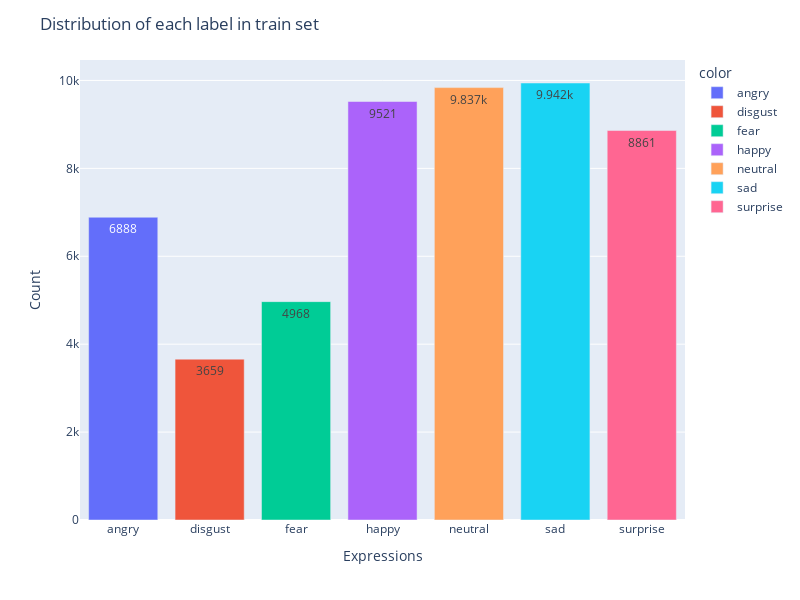

The code cell stored with this chart in its notebook:
### Code cell
labels = ["angry", "disgust", "fear", "happy", "neutral", "sad", "surprise"]
fig = px.bar(x=labels, y=class_count_in_train_set, color=labels)

fig.update_layout(
    title="Distribution of each label in train set",
    xaxis_title="Expressions",
    yaxis_title="Count",
    height=600,
    width=800,
)

fig.update_traces(texttemplate="%{y}", textposition="inside")

fig.show()

### Figure 1 — Plotly figure (JSON) as saved in the notebook; plotly's stock layout.template omitted (floating-point values rounded to 4 significant figures)
{"data": [{"alignmentgroup": "True", "hovertemplate": "color=angry<br>x=%{x}<br>y=%{y}<extra></extra>", "legendgroup": "angry", "marker": {"color": "#636efa", "pattern": {"shape": ""}}, "name": "angry", "offsetgroup": "angry", "orientation": "v", "showlegend": true, "textposition": "inside", "texttemplate": "%{y}", "type": "bar", "x": ["angry"], "xaxis": "x", "y": [6888], "yaxis": "y"}, {"alignmentgroup": "True", "hovertemplate": "color=disgust<br>x=%{x}<br>y=%{y}<extra></extra>", "legendgroup": "disgust", "marker": {"color": "#EF553B", "pattern": {"shape": ""}}, "name": "disgust", "offsetgroup": "disgust", "orientation": "v", "showlegend": true, "textposition": "inside", "texttemplate": "%{y}", "type": "bar", "x": ["disgust"], "xaxis": "x", "y": [3659], "yaxis": "y"}, {"alignmentgroup": "True", "hovertemplate": "color=fear<br>x=%{x}<br>y=%{y}<extra></extra>", "legendgroup": "fear", "marker": {"color": "#00cc96", "pattern": {"shape": ""}}, "name": "fear", "offsetgroup": "fear", "orientation": "v", "showlegend": true, "textposition": "inside", "texttemplate": "%{y}", "type": "bar", "x": ["fear"], "xaxis": "x", "y": [4968], "yaxis": "y"}, {"alignmentgroup": "True", "hovertemplate": "color=happy<br>x=%{x}<br>y=%{y}<extra></extra>", "legendgroup": "happy", "marker": {"color": "#ab63fa", "pattern": {"shape": ""}}, "name": "happy", "offsetgroup": "happy", "orientation": "v", "showlegend": true, "textposition": "inside", "texttemplate": "%{y}", "type": "bar", "x": ["happy"], "xaxis": "x", "y": [9521], "yaxis": "y"}, {"alignmentgroup": "True", "hovertemplate": "color=neutral<br>x=%{x}<br>y=%{y}<extra></extra>", "legendgroup": "neutral", "marker": {"color": "#FFA15A", "pattern": {"shape": ""}}, "name": "neutral", "offsetgroup": "neutral", "orientation": "v", "showlegend": true, "textposition": "inside", "texttemplate": "%{y}", "type": "bar", "x": ["neutral"], "xaxis": "x", "y": [9837], "yaxis": "y"}, {"alignmentgroup": "True", "hovertemplate": "color=sad<br>x=%{x}<br>y=%{y}<extra></extra>", "legendgroup": "sad", "marker": {"color": "#19d3f3", "pattern": {"shape": ""}}, "name": "sad", "offsetgroup": "sad", "orientation": "v", "showlegend": true, "textposition": "inside", "texttemplate": "%{y}", "type": "bar", "x": ["sad"], "xaxis": "x", "y": [9942], "yaxis": "y"}, {"alignmentgroup": "True", "hovertemplate": "color=surprise<br>x=%{x}<br>y=%{y}<extra></extra>", "legendgroup": "surprise", "marker": {"color": "#FF6692", "pattern": {"shape": ""}}, "name": "surprise", "offsetgroup": "surprise", "orientation": "v", "showlegend": true, "textposition": "inside", "texttemplate": "%{y}", "type": "bar", "x": ["surprise"], "xaxis": "x", "y": [8861], "yaxis": "y"}], "layout": {"barmode": "relative", "height": 600, "legend": {"title": {"text": "color"}, "tracegroupgap": 0}, "margin": {"t": 60}, "title": {"text": "Distribution of each label in train set"}, "width": 800, "xaxis": {"anchor": "y", "domain": [0, 1], "title": {"text": "Expressions"}}, "yaxis": {"anchor": "x", "domain": [0, 1], "title": {"text": "Count"}}}}
